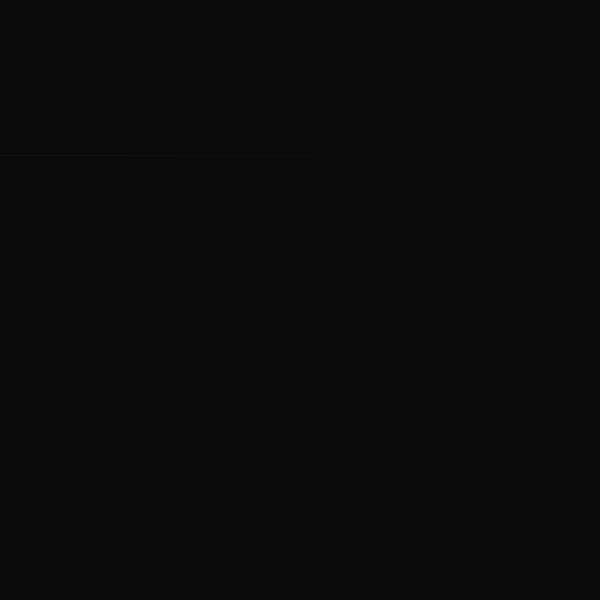
Frame 1 (no input)
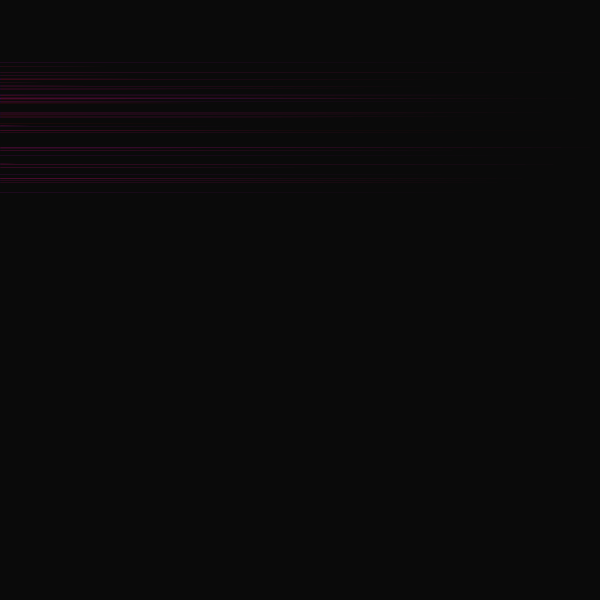
Frame 60 (the mouse pressed at the canvas centre just before this capture)
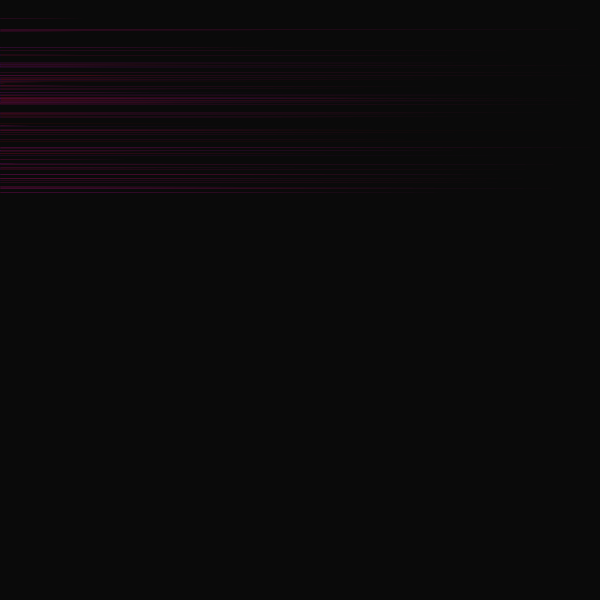
Frame 120 (the mouse held since frame 60 and released just before this capture)

The Processing sketch that drew these frames (run headless with seeded random() and noise(); from frame 60 on, the mouse is pressed at the canvas centre):

// Processing sketch: what
// ── what.pde
int SIZE;
Scribbler s1, s2,s3;
int baset, tvar;
int SW;

class Scribbler {
  float x1, y1, x2,y2;
  int slope;
  int r;
  color c;
  int tr;
  color[] colours;
  int cindex;

  Scribbler(float x1, float y1, int r, int s) {
    this.x1 = 0;
    this.y1 = y1;
    this.slope = s;
    this.r = r;
    this.tr = baset + int(random(-tvar, tvar));
    this.colours = new color[] {color(90,10,50),color(211, 211, 198),color(100,15,60), color(150), color(150,15,75)};
    this.cindex = 0;
    getNextColour();
  }
  
  void getNextColour(){
    c = colours[cindex++%colours.length]; 
  }
  void move(){
    x2 = random(0, SIZE);

    y2 = y1 + random(-r,r);
    if(random(100)>99){
      x1 = SIZE - x1;
      getNextColour();
    }
    if(y2 >= SIZE || y2 <= 0){
      y2 = random(0, SIZE);
    }
  }
  
  void scribble() {
    tr = baset + int(random(-tvar, tvar));
    stroke(c, tr);
    move();
    drawLine();
  }
  void drawMark(float x, float y){
    int s = 5;
    ellipse(x, y, s, s);
  }
  
  void drawLine(){

    float n = 20.0;    
    for(int i = 0; i < n; i++){
      line(x1, y1, x1 + ((1+i)*(x2-x1)/n), y1);
    }
    y1 = y2;
  }
  
  void drawX(float x, float y){
    line(x-slope,y+slope,x+slope,y-slope);
    line(x-slope, y-slope, x+slope, y+slope);
  }
}


void setup() {
  SW = 1;
  SIZE = 600;
  strokeCap(SQUARE);
  surface.setSize(SIZE, SIZE);
  background(10);
  strokeWeight(SW);
  baset = 5;
  tvar = 5;
  s2 = new Scribbler(random(SIZE), random(SIZE), 20, 5);

}

void draw() {
    //s1.scribble();
    s2.scribble();
    //s3.scribble();

}
